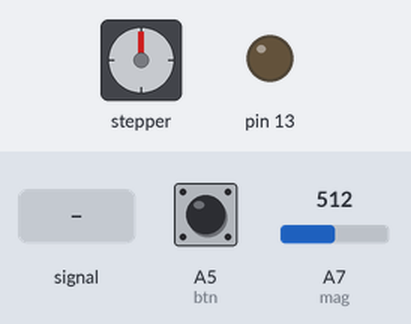
A sketch run on a simulated Arduino Nano, built with avr-gcc and run on an emulated ATmega328P. Shown: stepper motor, output pins drawn as LEDs (lit = HIGH). Wiring (inferred from the names in the program): stepper motor driver (200 steps per turn assumed): step pin 12; direction pin 10; enable pin 8. The inputs (shaded band) are chosen by the test bench; at power-on: A5 (btn) LOW, A7 (mag) = 512. Pins used as bus, display or sensor lines are not drawn.

Above: at 1.2 s.
1.3 s: A5 (btn) pulled HIGH for 0.15 s
At 2.0 s:
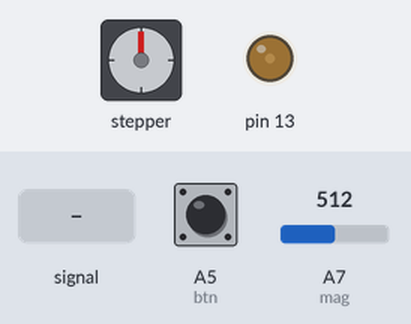
4.4 s: A7 (mag) fed a 200 Hz sine of ±81 counts around its level
At 5.3 s:
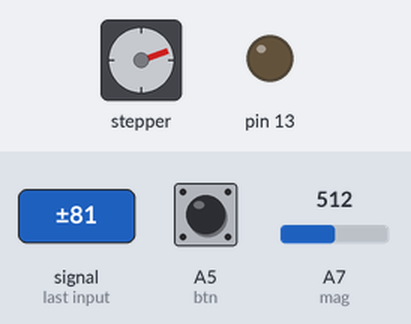
5.9 s: A5 (btn) pulled HIGH for 1 s
At 6.6 s:
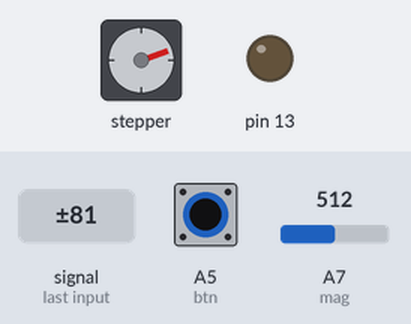
Timing chart, 0 to 71.4 s (numbered marks = the images above; inputs shaded):
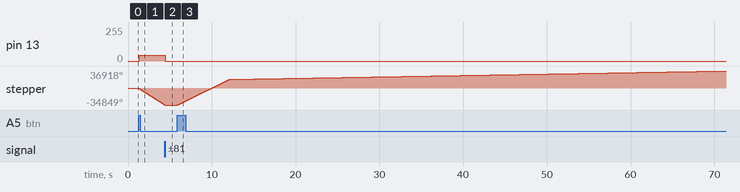

Measured:
- after the input at 1.3 s, pin 13: 0/255 → 43/255 at once; stepper: keeps turning counter-clockwise at about 11233°/s, starting at once
- after the input at 4.4 s, pin 13: 43/255 → 0/255 at once
- after the input at 5.9 s, stepper: keeps turning clockwise at about 1096°/s, starting at once

The sketch:

new_stepper.ino
```cpp
/*
 * NEW ROUTER
 *
 *
 *
 */
int firsttime = 0;
int dir= 10;//8 ///10
int stp= 12; //10   //8
int ena = 8;  //12 //12

int mag = A7;
int btn = A5;
int vert;
int buttonState = LOW; //this variable tracks the state of the button, low if not pressed, high if pressed
long lastDebounceTime = 0;  // the last time the output pin was toggled
long debounceDelay = 50;    // the debounce time; increase if the output flickers


void setup() {
  // put your setup code here, to run once:
pinMode(stp, OUTPUT);
pinMode(dir, OUTPUT);
pinMode(ena, OUTPUT);
pinMode(13, OUTPUT);
pinMode(mag, INPUT);
pinMode(btn, INPUT);
digitalWrite(btn, LOW);

//Initialise();
//routine();
}

void loop() {
  // put your main code here, to run repeatedly:

//sample the state of the button - is it pressed or not?
buttonState = digitalRead(btn);
  //filter out any noise by setting a time buffer
if (buttonState == HIGH){
if ( (millis() - lastDebounceTime) > debounceDelay) {
if(firsttime == 0){
Initialise();
 }else{
routine();
}


lastDebounceTime = millis(); //set the current time
}
}
}


void Initialise(){
  //scroll back until mag sys no more
digitalWrite(dir, LOW);
do {

digitalWrite(stp, HIGH); // turn the LED on (HIGH is the voltage level)
digitalWrite(13, HIGH);
delayMicroseconds(20); // wait for a second
digitalWrite(stp, LOW); // turn the LED off by making the voltage LOW
digitalWrite(13, LOW);
delayMicroseconds(20);
vert = analogRead(mag);
  } while (vert >= 500);
 firsttime = 1;
}


void routine(){
// move forward to near the router, stop and move forward very slowly..
/////////////////////////////////////
digitalWrite(dir, HIGH); // LOW id back towards begining, high is towards router
for(int j=0;j<30000;j++){
digitalWrite(stp, HIGH); // turn the LED on (HIGH is the voltage level)
delayMicroseconds(100); // wait for a second
digitalWrite(stp, LOW); // turn the LED off by making the voltage LOW
delayMicroseconds(100);
  }
/////////////////////////////////////

digitalWrite(dir, HIGH); // LOW id back towards begining, high is towards router
for(int j=0;j<12000;j++){
digitalWrite(stp, HIGH); // turn the LED on (HIGH is the voltage level)
delayMicroseconds(3000); // wait for a second
digitalWrite(stp, LOW); // turn the LED off by making the voltage LOW
delayMicroseconds(3000);
  }


/////////////////////////////////////
digitalWrite(dir, HIGH); // LOW id back towards begining, high is towards router
for(int j=0;j<32000;j++){
digitalWrite(stp, HIGH);// turn the LED on (HIGH is the voltage level)
delayMicroseconds(100); // wait for a second
digitalWrite(stp, LOW); // turn the LED off by making the voltage LOW
delayMicroseconds(100);
  }

for(int j=0;j<5000;j++){
digitalWrite(stp, HIGH);// turn the LED on (HIGH is the voltage level)
delayMicroseconds(300); // wait for a second
digitalWrite(stp, LOW); // turn the LED off by making the voltage LOW
delayMicroseconds(300);
}
/////////////////////////////////////


digitalWrite(dir, HIGH); // LOW id back towards begining, high is towards router
for(int j=0;j<14000;j++){
digitalWrite(stp, HIGH); // turn the LED on (HIGH is the voltage level)
delayMicroseconds(3000); // wait for a second
digitalWrite(stp, LOW); // turn the LED off by making the voltage LOW
delayMicroseconds(3000);
  }


 firsttime = 0;
  }
```
